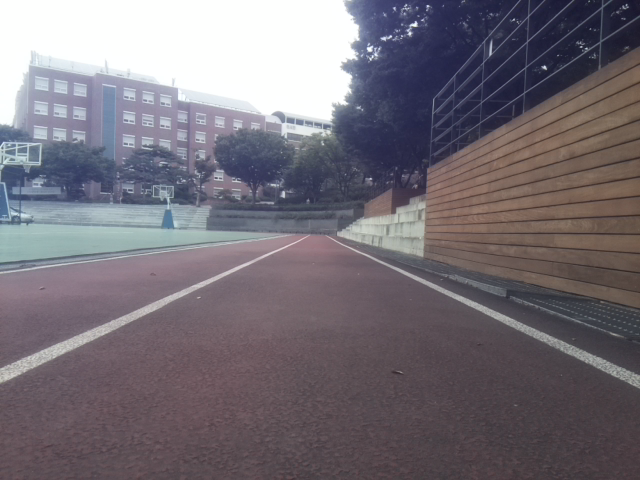
#> input picture TestTrack1.png, 640 x 480 px
$ python image_ver.py
#> lines starting #> are read from the running program, lines starting #| are printed output that depends on the picture; after the words box and inside, x2 and y2 are one past the last pixel; in counts of white or black regions, pixels touching at a corner belong together
### correction.py
import cv2
import numpy as np

def bird_eye_view(img):

    IMAGE_H = 480

    IMAGE_W = 640

    src = np.float32([[0, IMAGE_H], [640, IMAGE_H], [0, 0], [IMAGE_W, 0]])

    dst = np.float32([[300, IMAGE_H], [340, IMAGE_H], [0, 0], [IMAGE_W, 0]])

    M = cv2.getPerspectiveTransform(src, dst)  # The transformation matrix

    Minv = cv2.getPerspectiveTransform(dst, src)  # Inverse transformation

    img = img[260:(260+IMAGE_H), 0:IMAGE_W]  # Apply np slicing for ROI crop

    warped_img = cv2.warpPerspective(
        img, M, (IMAGE_W, IMAGE_H))  # Image warping

    return warped_img

def grayscale(img):
    return cv2.cvtColor(img, cv2.COLOR_RGB2GRAY)


def gaussian_blur(img):
    kernel_size = 9

    return cv2.GaussianBlur(img, (kernel_size, kernel_size), 0)


def canny(img):
    lowThreshold = 50
    highThreshold = 100

    return cv2.Canny(img, lowThreshold, highThreshold)


def region_of_interest(img, vertices):
    mask = np.zeros_like(img)
    if len(img.shape) > 2:
        channel_count = img.shape[2]
        ignore_mask_color = (255,) * channel_count

    else:
        ignore_mask_color = 255

    cv2.fillPoly(mask, vertices, ignore_mask_color)
    masked_image = cv2.bitwise_and(img, mask)
    return masked_image

### recognition.py
import cv2
import numpy as np

def draw_lines(img, lines, color=[255, 0, 0], thickness=5):
    for line in lines:
        for x1, y1, x2, y2 in line:
            cv2.line(img, (x1, y1), (x2, y2), color, thickness)


def hough_lines_value(img):
    # hough_line 파라미터
    rho = 1
    theta = np.pi/180
    threshold = 50
    min_line_len = 10
    max_line_gap = 50

    lines = cv2.HoughLinesP(img, rho, theta, threshold, np.array([]), minLineLength=min_line_len, maxLineGap=max_line_gap)

    return lines


def hough_lines_image(img):
    # hough_line 파라미터
    rho = 1
    theta = np.pi/180
    threshold = 50
    min_line_len = 10
    max_line_gap = 50

    lines = cv2.HoughLinesP(img, rho, theta, threshold, np.array([]), minLineLength=min_line_len, maxLineGap=max_line_gap)

    # 선 그리기
    line_img = np.zeros((img.shape[0], img.shape[1], 3), dtype=np.uint8)
    draw_lines(line_img, lines)

    return line_img

### driving.py
import cv2
import numpy as np

def selectByDegree(mask, hough_value):
    #배열 차원 줄이기
    hough_value = np.squeeze(hough_value)

    for i,v in enumerate(hough_value):
        if v[1] < v[3]:
            hough_value[i] = np.array([v[2],v[3],v[0],v[1]])

    # 기울기 구하기
    slope_degree = (np.arctan2(hough_value[:, 1] - hough_value[:, 3], hough_value[:, 0] - hough_value[:, 2]) * 180) / np.pi

    # 기울기 평균 구하기
    avr_degree = sum(slope_degree)/len(slope_degree)

    # 평균 기울기와 비교해서 +-10도  미달 또는 초과하면 저장하지 않음
    hough_value_Result = hough_value[slope_degree > avr_degree-10]
    slope_degree_Result = slope_degree[slope_degree > avr_degree-10]
    hough_value_Result = hough_value[slope_degree_Result < avr_degree+10]
    slope_degree_Result = slope_degree_Result[slope_degree_Result < avr_degree+10]

    return hough_value_Result


def draw_road(argLine_img, argLine1, argLine2, argMiddleLine):
    # Right line
    cv2.line(argLine_img, (argLine2[0], argLine2[1]),
             (argLine2[2], argLine2[3]), (255, 0, 0), 20)

    # middle line
    cv2.line(argLine_img, (argMiddleLine[0], argMiddleLine[1]),
             (argMiddleLine[2], argMiddleLine[3]), (0, 255, 0), 20)

    # Left line
    cv2.line(argLine_img, (argLine1[0], argLine1[1]),
             (argLine1[2], argLine1[3]), (255, 0, 0), 20)

    return argLine_img

def getMiddleLine(argLine):
    i = 0
    permutation = np.argsort([2, 3, 0, 1])
    while i < len(argLine):
        if argLine[i][1] < argLine[i][3]:
            argLine[i] = argLine[i][permutation]

        i += 1

    line1 = np.empty((0, 4), int)
    line2 = np.empty((0, 4), int)

    try:
        standard = argLine[0][0]
        for v in argLine:
            if v[0] < standard+50:
                if v[0] > standard-50:
                    line1 = np.append(line1, np.array(
                        [[int(v[0]), int(v[1]), int(v[2]), int(v[3])]]), axis=0)

                else:
                    line2 = np.append(line2, np.array(
                        [[int(v[0]), int(v[1]), int(v[2]), int(v[3])]]), axis=0)

            else:
                line2 = np.append(line2, np.array(
                    [[int(v[0]), int(v[1]), int(v[2]), int(v[3])]]), axis=0)
        x1, y1 = int(sum(line1[:, 0])/len(line1)
                     ), int(sum(line1[:, 1])/len(line1))

        x2, y2 = int(sum(line1[:, 2])/len(line1)
                     ), int(sum(line1[:, 3])/len(line1))

        x3, y3 = int(sum(line2[:, 0])/len(line2)
                     ), int(sum(line2[:, 1])/len(line2))

        x4, y4 = int(sum(line2[:, 2])/len(line2)
                     ), int(sum(line2[:, 3])/len(line2))

        x5, y5 = int((x1 + x3)/2), int((y1 + y3)/2)
        x6, y6 = int((x2 + x4)/2), int((y2 + y4)/2)
        result_line1 = np.array([x1, y1, x2, y2])
        result_line2 = np.array([x3, y3, x4, y4])
        result_middle = np.array([x5, y5, x6, y6])
        argLine = np.array([argLine])

        return result_line1, result_line2, result_middle

    except:
        return False


def getMiddleDgreedAndCenter(lines_fit):
    result = (np.arctan2(lines_fit[2][1] - lines_fit[2][3], lines_fit[2][0] - lines_fit[2][2]) * 180) / np.pi
    result -= 90
    center = round((lines_fit[2][0]-320)/3.2)

    return result, center


def getLineImage(lines_fit1):
    # 결과에 따른 선 그리기
    black_img = np.zeros((480, 640, 3), dtype=np.uint8)
    lines_image = draw_road(black_img, lines_fit1[0], lines_fit1[1], lines_fit1[2])

    cv2.line(lines_image, (lines_fit1[2][0], lines_fit1[2][1]), (lines_fit1[2][0], lines_fit1[2][1]), (0, 0, 255), 20)

    return lines_image

def handling(slope_degree, center, op, handling):
    if -5 < slope_degree < 5:
        op='5'
        handling = "Middle"
    else:
        if slope_degree < 0:
            if -10 <= slope_degree:
                op='6'
                handling = "Right 1"
            elif -15 <= slope_degree:
                op='7'
                handling = "Right 2"
            elif -20 <= slope_degree:
                op='8'
                handling = "Right 3"
            else:
                op='9'
                handling = "Right 4"
        else:
            if  slope_degree < 10:
                op='4'
                handling = "Left 1"
            elif slope_degree < 15:
                op='3'
                handling = "Left 2"
            elif slope_degree < 20:
                op='2'
                handling = "Left 3"
            else:
                op='1'
                handling = "left 4"


    if op == '5':
        if  -3 < center < 3:
            op='5'
            handling = "Middle"
        else:
            if slope_degree < 0:
                if -5 <= center:
                    op='6'
                    handling = "Middle right 1"
                elif -10 <= center:
                    op='7'
                    handling = "Middle right 2"
                elif -15 <= center:
                    op='8'
                    handling = "Middle right 3"
                else:
                    op='9'
                    handling = "Middle right 4"
            else:
                if  center < 5:
                    op='4'
                    handling = "Middle left 1"
                elif center < 10:
                    op='3'
                    handling = "Middle left 2"
                elif center < 15:
                    op='2'
                    handling = "Middle left 3"
                else:
                    op='1'
                    handling = "Middle left 4"

    return op, handling


def putInfoText(argImage, degreeStr, centerStr, handlingStr, argColor):
    cv2.putText(argImage, degreeStr, (20, 400),cv2.FONT_HERSHEY_SIMPLEX, 1, argColor,2,cv2.LINE_AA)
    cv2.putText(argImage, centerStr, (20, 350),cv2.FONT_HERSHEY_SIMPLEX, 1, argColor,2,cv2.LINE_AA)
    cv2.putText(argImage, handlingStr, (400, 350),cv2.FONT_HERSHEY_SIMPLEX, 1, argColor,2,cv2.LINE_AA)

# [6 lines left out: function driveCar, not called in this run]

### image_ver.py
import cv2
import numpy as np
import matplotlib.pyplot as plt
import serial

import correction as correct
import recognition as recognize
import driving as drive

vertices1 = np.array([[(290, 430), (180, 250), (480, 250), (350, 430)]], dtype=np.int32)

lines_fit = []

slope_degree = 0            # default
center = 0                  # default

op = 's'                    # 모터 명령어
lastorder   = 's'           # 중복 명령 방지용
handling    = "None"        # 모터 명령어 확인용
centerStr   = "Center: "    # 중앙 위치 확인용
degreeStr   = 'Degree: '    # 각도 확인용
red         = (0,0,255)
yellow      = (0,255,0)

image = cv2.imread('TestTrack1.png')
#> image is the input picture: shape (480, 640, 3); mean B, G, R 119, 110.9, 117.1

# 새눈 함수
birdView = correct.bird_eye_view(image)
#> in bird_eye_view, `img = img[260:(260+IMAGE_H), 0:IMAGE_W]`:
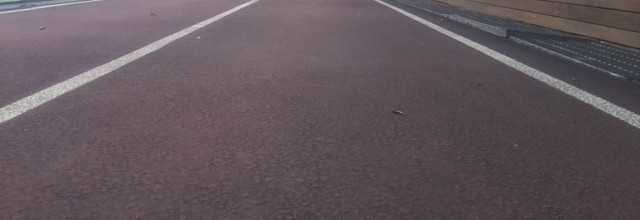
#> img: shape (220, 640, 3); mean of channels 0, 1, 2 92, 85.9, 98.1; drawn as B, G, R
#> in bird_eye_view, `warped_img = cv2.warpPerspective( img, M, (IMAGE_W, IMAGE_H))`:
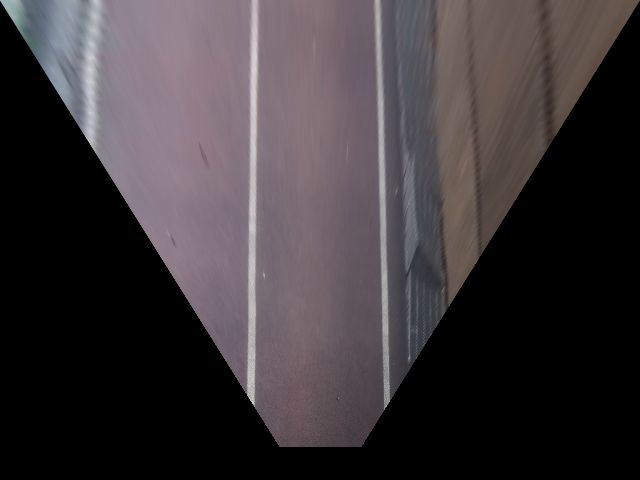
#> warped_img: shape (480, 640, 3); mean of channels 0, 1, 2 57.7, 54.6, 60.9; drawn as B, G, R

# 흑백처리 함수
gray = correct.grayscale(birdView)

# 흐림처리 함수
blurGray = correct.gaussian_blur(gray)

# 가장자리 추출 함수
edges = correct.canny(blurGray)
#> in canny, `return cv2.Canny(img, lowThreshold, highThreshold)`:
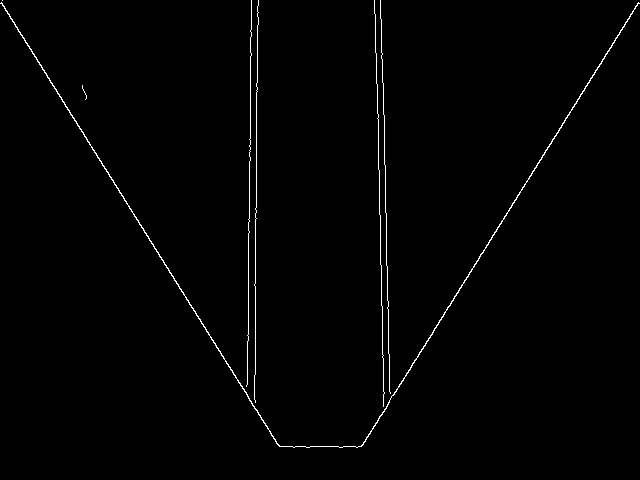
#> returned value: shape (480, 640); 1% white in thin lines or dots

# 필요한 부분만보기
mask1 = correct.region_of_interest(edges, vertices1)
#> in region_of_interest, `cv2.fillPoly(mask, vertices, ignore_mask_color)`:
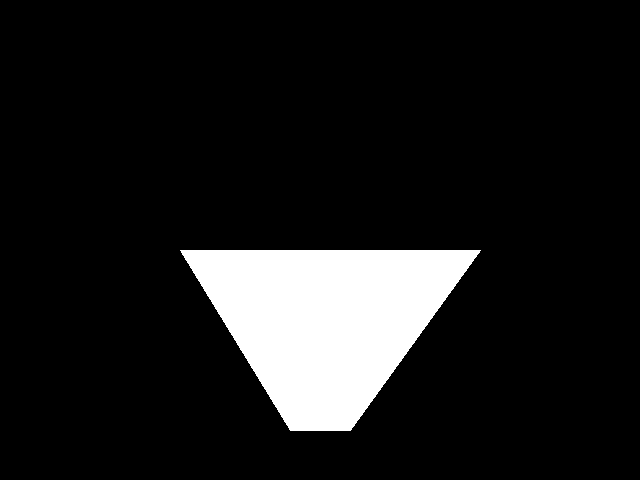
#> mask: shape (480, 640); 10.7% white; 1 white region, box (x1, y1, x2, y2) and area: (180, 250, 481, 431) 32761
#> in region_of_interest, `masked_image = cv2.bitwise_and(img, mask)`:
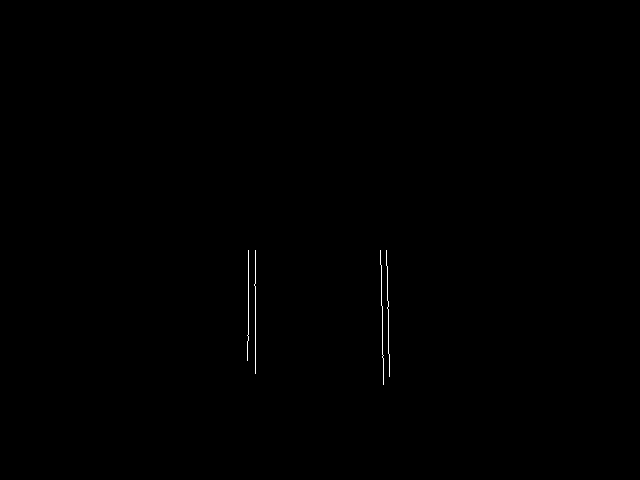
#> masked_image: shape (480, 640); 0.16% white in thin lines or dots, all inside (x1, y1, x2, y2) = (247, 250, 390, 385)
#mask2 = region_of_interest(edges, vertices2)

# 선 추출
hough_value = recognize.hough_lines_value(mask1)
#> in hough_lines_value, `lines = cv2.HoughLinesP(img, rho, theta, threshold, np.array([]), minL..`: lines = [[255, 373, 255, 250], [248, 340, 248, 250], [380, 250, 383, 384], [386, 250, 388, 353]]
#> hough_value has the same summary as lines in hough_lines_value
hough_image = recognize.hough_lines_image(mask1)
#> the loop in draw_lines, `for line in lines:` made 4 passes


try:
    # 각도 평균값 범위에 벗어나는 선 삭제
    lines_fit = drive.selectByDegree(mask1, hough_value)
#> in selectByDegree, `hough_value = np.squeeze(hough_value)`: hough_value has the same summary as lines in hough_lines_value
#> the loop in selectByDegree, `for i,v in enumerate(hough_value):` made 4 passes
#> after the loop in selectByDegree, `for i,v in enumerate(hough_value):`: hough_value = [[255, 373, 255, 250], [248, 340, 248, 250], [383, 384, 380, 250], [388, 353, 386, 250]]
#> in selectByDegree, `slope_degree = (np.arctan2(hough_value[:, 1] - hough_value[:, 3], houg..`: slope_degree = [90, 90, 88.72, 88.89]
#> in selectByDegree, `avr_degree = sum(slope_degree)/len(slope_degree)`: avr_degree = 89.4
#> in selectByDegree, `hough_value_Result = hough_value[slope_degree > avr_degree-10]`: hough_value_Result has the same summary as hough_value
#> in selectByDegree, `slope_degree_Result = slope_degree[slope_degree > avr_degree-10]`: slope_degree_Result = [90, 90, 88.72, 88.89]
#> lines_fit has the same summary as hough_value in selectByDegree

    # 위치에따른 차선 구분
    lines_fit = drive.getMiddleLine(lines_fit)
#> the loop in getMiddleLine, `while i < len(argLine):` made 4 passes
#> after the loop in getMiddleLine, `while i < len(argLine):`: argLine has the same summary as hough_value in selectByDegree; i = 4
#> in getMiddleLine, `standard = argLine[0][0]`: standard = 255
#> the loop in getMiddleLine, `for v in argLine:` made 4 passes
#> line1 on passes 1 to 2: [[255, 373, 255, 250]], [[255, 373, 255, 250], [248, 340, 248, 250]]
#> line2 on passes 3 to 4: [[383, 384, 380, 250]], [[383, 384, 380, 250], [388, 353, 386, 250]]
#> in getMiddleLine, `x1, y1 = int(sum(line1[:, 0])/len(line1) ), int(sum(line1[:, 1])/len(l..`: x1 = 251; y1 = 356
#> in getMiddleLine, `x2, y2 = int(sum(line1[:, 2])/len(line1) ), int(sum(line1[:, 3])/len(l..`: x2 = 251; y2 = 250
#> in getMiddleLine, `x3, y3 = int(sum(line2[:, 0])/len(line2) ), int(sum(line2[:, 1])/len(l..`: x3 = 385; y3 = 368
#> in getMiddleLine, `x4, y4 = int(sum(line2[:, 2])/len(line2) ), int(sum(line2[:, 3])/len(l..`: x4 = 383; y4 = 250
#> in getMiddleLine, `x5, y5 = int((x1 + x3)/2), int((y1 + y3)/2)`: x5 = 318; y5 = 362
#> in getMiddleLine, `x6, y6 = int((x2 + x4)/2), int((y2 + y4)/2)`: x6 = 317; y6 = 250
#> in getMiddleLine, `result_line1 = np.array([x1, y1, x2, y2])`: result_line1 = [251, 356, 251, 250]
#> in getMiddleLine, `result_line2 = np.array([x3, y3, x4, y4])`: result_line2 = [385, 368, 383, 250]
#> in getMiddleLine, `result_middle = np.array([x5, y5, x6, y6])`: result_middle = [318, 362, 317, 250]
#> lines_fit = ([251, 356, 251, 250], [385, 368, 383, 250], [318, 362, 317, 250])

    #각도와 중앙 위치 측정
    slope_degree, center = drive.getMiddleDgreedAndCenter(lines_fit)
#> in getMiddleDgreedAndCenter, `result = (np.arctan2(lines_fit[2][1] - lines_fit[2][3], lines_fit[2][0..`: result = 89.49
#> in getMiddleDgreedAndCenter, `result -= 90`: result = -0.512
#> in getMiddleDgreedAndCenter, `center = round((lines_fit[2][0]-320)/3.2)`: center = -1
#> slope_degree = -0.512; center = -1
    centerStr   += str(round(center))
#> centerStr = 'Center: -1'
    degreeStr   += str(round(slope_degree))
#> degreeStr = 'Degree: -1'

    # 핸들링
    op, handling = drive.handling(slope_degree, center, op, handling)
#> op = '5'; handling = 'Middle'

    # 인식한 차선과 이미지 합치기
    lines_image = drive.getLineImage(lines_fit)
#> in getLineImage, `cv2.line(lines_image, (lines_fit1[2][0], lines_fit1[2][1]), (lines_fit..`:
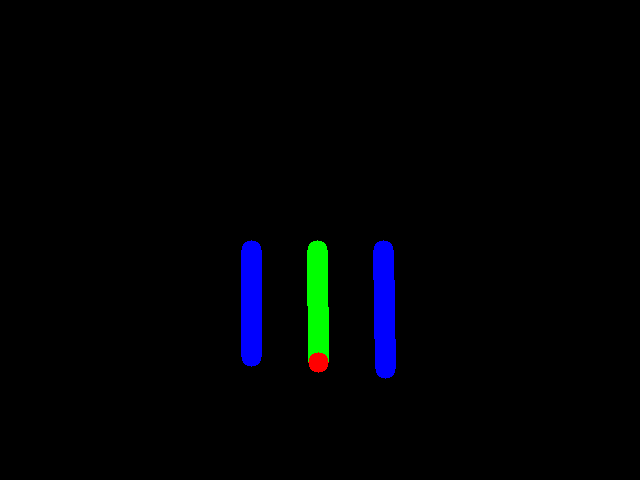
#> lines_image: shape (480, 640, 3); mean of channels 0, 1, 2 4.4, 2, 0.3; drawn as B, G, R
    combo_image = cv2.addWeighted(birdView, 0.8, lines_image, 1, 1)

    # 결과값 화면에 출력
    drive.putInfoText(combo_image, degreeStr, centerStr, handling, yellow)
#> in putInfoText, `cv2.putText(argImage, handlingStr, (400, 350),cv2.FONT_HERSHEY_SIMPLEX..`:
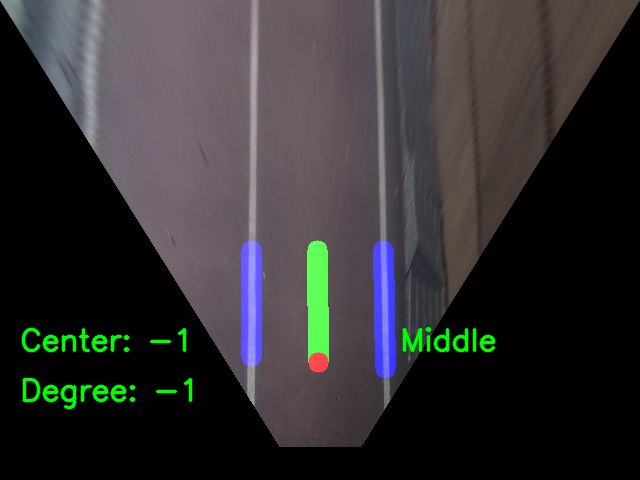
#> argImage: shape (480, 640, 3); mean of channels 0, 1, 2 49.8, 48.6, 49.8; drawn as B, G, R
    cv2.imshow('result', combo_image)

except Exception as ex:
    print(ex)

    drive.putInfoText(birdView, degreeStr, centerStr, handling, red)
    cv2.imshow('result', hough_image)


k = cv2.waitKey(0)
#> (key Esc is pressed here)
if k == 27:# ESC키
    cv2.destroyAllWindows();
elif k == ord('s'): #저장하기 버튼
    cv2.imwrite("resultImage.png",combo_image)
    cv2.destroyAllWindows();
